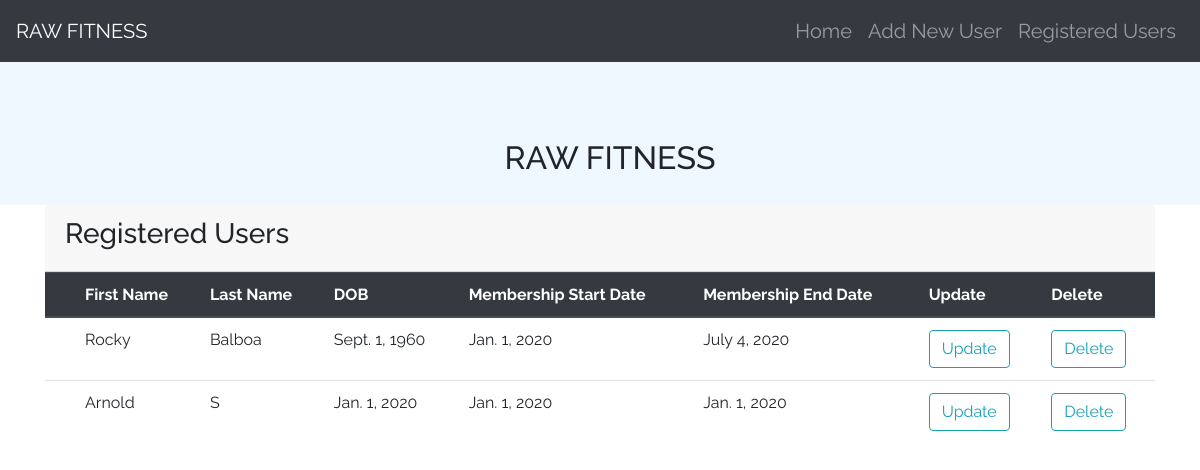
Page /list/ on the committed database.
### fitness/models.py (models this page shows, shortened)
class AddUsers(models.Model):
	first_name = models.CharField(max_length=300)
	last_name = models.CharField(max_length=300)
	date_of_birth = models.DateField()
	age = models.IntegerField(max_length=2)
	sex = models.CharField(max_length=10)
	height = models.CharField(max_length=20)
	weight = models.CharField(max_length=20)
	full_address = models.TextField(max_length=None)
	phone_number = models.CharField(max_length=20)
	alternate_phone = models.CharField(max_length=20)
	membership_start_date = models.DateField()
	membership_end_date = models.DateField()
	blood_group =  models.CharField(max_length=20)
	medical_history =  models.CharField(max_length=300)

### fitness/views.py (the view)
# urls.py: path('list/',views.UsersListView.as_view(),name='list'),
class UsersListView(ListView):
	model = AddUsers
	template_name = 'users_list.html'
	def get_context_data(self, **kwargs):
		context = super(UsersListView, self).get_context_data(**kwargs)
		return context

### assets/templates/users_list.html (shortened to what this page needs)
{% extends "base.html" %}
{% load widget_tweaks %}
{% block content %}
<div class="container">
  <div class="card-header">
    <h3>Registered Users</h3>
  </div>
  <div class="table-responsive">
    <table class="table">
      <thead  class="thead-dark">
        <tr>
          <th scope="row"></th>
          <th scope="col">First Name</th>
          <th scope="col">Last Name</th>
          <th scope="col">DOB</th>
          <th scope="col">Membership Start Date</th>
          <th scope="col">Membership End Date</th>
          <th scope="col">Update</th>
          <th scope="col">Delete</th>
        </tr>
      </thead>
      <tbody>
        {% for object in object_list %}
        <tr>
          <th scope="row"></th>
          <td>{{object.first_name}}</td>
          <td>{{object.last_name}}</td>
          <td>{{object.date_of_birth }}</td>
          <td>{{object.membership_start_date}}</td>
          <td>{{object.membership_end_date}}</td>
          {% if object.id  %}
              <td><a class="btn btn-outline-info" href="{% url 'update' pk=object.id %}">Update</a></td>
              <td><a class="btn btn-outline-info" href="{% url 'delete' pk=object.id %}">Delete</a></td>
          {% endif %}
        {% endfor %}
        </tr>
      </tbody>
    </table>
    {% endblock %}

### assets/templates/base.html (shortened to what this page needs)
{% load static %}
<html>
<head>
  <link rel="stylesheet" href="https://stackpath.bootstrapcdn.com/bootstrap/4.3.0/css/bootstrap.min.css">
  <link rel="stylesheet" href="https://use.fontawesome.com/releases/v5.6.3/css/all.css">
  <link rel="stylesheet" href="{% static 'styles.css' %}">
</head>
   <body>
     <nav class="navbar navbar-expand-lg navbar-dark bg-dark">
       <a class="navbar-brand" href="#">RAW FITNESS</a>
       <div class="collapse navbar-collapse" id="navbarSupportedContent">
         <ul class="navbar-nav ml-auto">
           <li class="nav-item">
             <a class="nav-link" href="{% url 'home' %}">Home</a>
           </li>
          <li class="nav-item">
            <a class="nav-link" href="{% url 'add' %}">Add New User</a>
          </li>
          <li class="nav-item">
            <a class="nav-link" href="{% url 'list' %}">Registered Users</a>
          </li>
        </ul>
      </div>
    </nav>
    <div class="page-header">
      <div class="row"  style="margin-top:5%;">
      <div class="col-md-12">
        <center><h2>RAW FITNESS</h2></center>
      </div>
    </div>
  </div>
    <div class="content-container">
           {% block content %}
           {% endblock %}
    </div>
</body>
</html>

### assets/static/css/styles.css (style rules this page uses)
body { font-family: 'Raleway'; font-size: 20px; }
.page-header { background-color: aliceblue; margin-top: 0; padding: 20px 20px 20px 40px; }
h1, h2, h3, h4,h5,h6 { font-family: 'Raleway'; }

### rows in the picture
AddUsers: first_name "Rocky", last_name "Balboa", date_of_birth "Sept. 1, 1960", membership_start_date "Jan. 1, 2020", membership_end_date "July 4, 2020", shows "Update"
AddUsers: first_name "Arnold", last_name "S", date_of_birth "Jan. 1, 2020", membership_start_date "Jan. 1, 2020", membership_end_date "Jan. 1, 2020", shows "Update"
